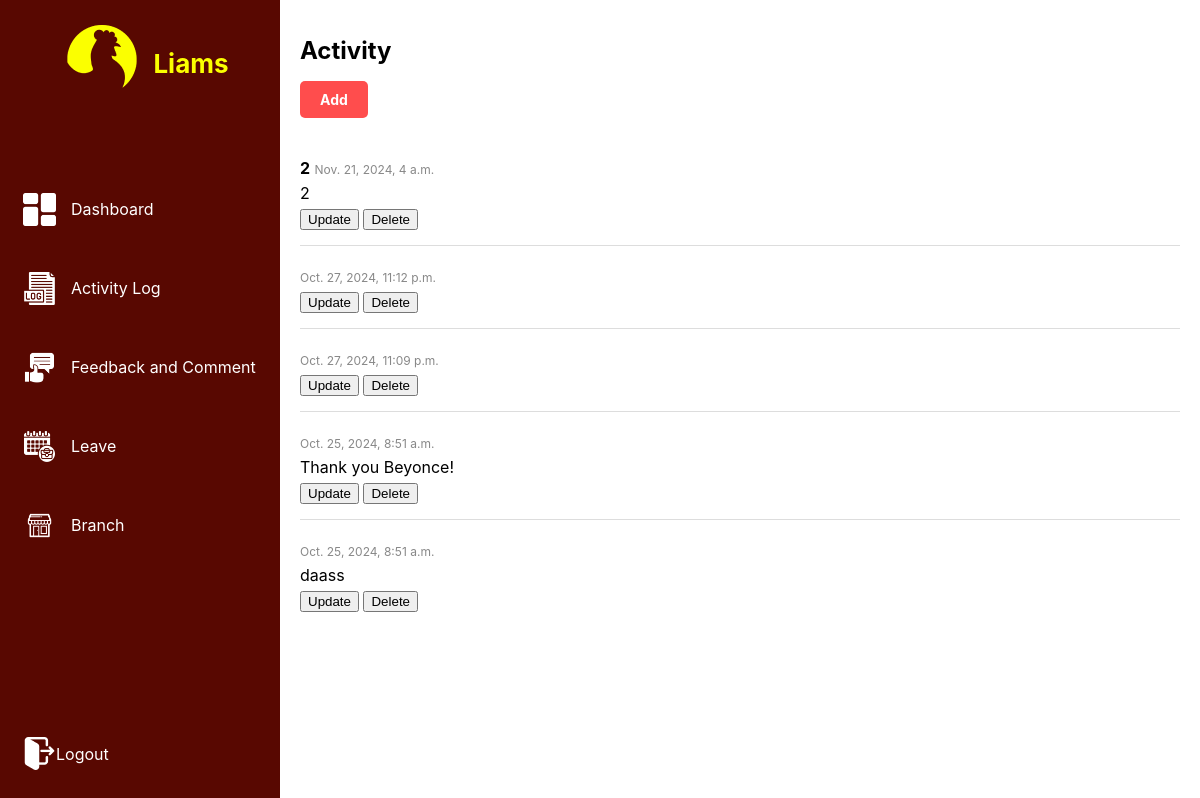
Before: /activity with the older database file.
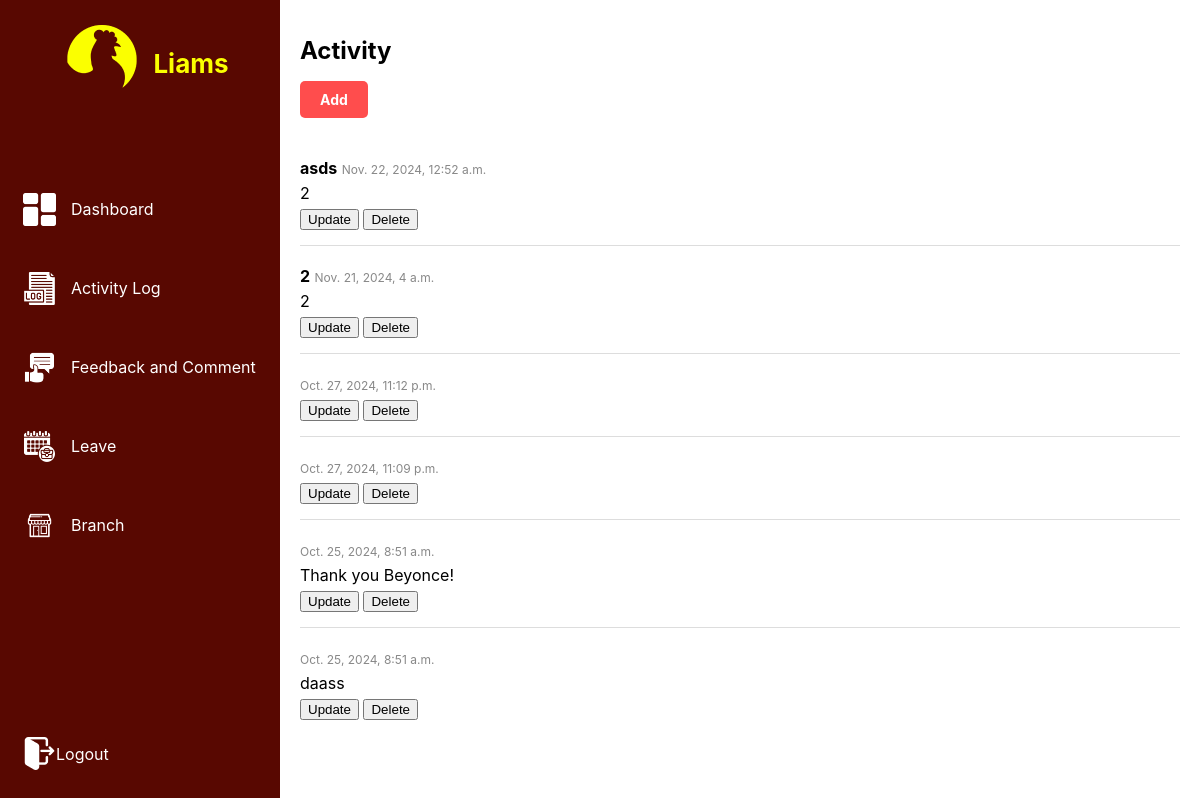
After: the same page with the newer database file.
### activity_logs/models.py (models this page shows, shortened)
class Activity(models.Model):
    user = models.CharField(max_length=500)
    message = models.TextField()
    timestamp = models.DateTimeField(auto_now_add=True)

### activity_logs/views.py (the view)
# urls.py: path('', views.activity_list, name='activity_list'),
def activity_list(request):
    activities = Activity.objects.all().order_by('-timestamp')
    return render(request, 'activity_list.html', {'activities': activities})

### activity_logs/templates/activity_list.html (shortened to what this page needs)
<!DOCTYPE html>
<html lang="en">
<head>
    {% load static %}
    <link rel="stylesheet" href="{% static 'css/style.css' %}">
</head>
<body>
    {% load static %}
    <div class="container">
        <aside class="sidebar">
            <div class="brand">
                <img src="{% static 'images/liams_logo.png' %}" alt="Brand Logo">
                <h1>Liams</h1>
            </div>
            <nav class="menu">
                <a href="{% url 'dashboard' %}" class="menu-item">
                    <img src="{% static 'images/dashboard.png' %}" alt="Dashboard Icon">
                    Dashboard
                </a>
                <a href="{% url 'activity_list' %}" class="menu-item">
                    <img src="{% static 'images/activity_log.png' %}" alt="Activity Icon">
                    Activity Log
                </a>
                <a href="{% url 'feedback_list' %}" class="menu-item">
                    <img src="{% static 'images/feedback_comment.png' %}" alt="Feedback Icon">
                    Feedback and Comment
                </a>
                <a href="{% url 'leave_list' %}" class="menu-item">
                    <img src="{% static 'images/leave.png' %}" alt="Leave Icon">
                    Leave
                </a>
                <a href="{% url 'branch_list' %}" class="menu-item">
                    <img src="{% static 'images/branch.png' %}" alt="Branch Icon">
                    Branch
                </a>
            </nav>
            <a href="{% url 'logout' %}" class="logout-btn-sidebar">
                <img src="{% static 'images/logout.png' %}" alt="Logout Icon">
                Logout
            </a>
        </aside>
        <div class="main-content">
            <h1>Activity</h1>
            <a href="{% url 'add_activity' %}" class="add-button">Add</a>
            <div class="activity-log">
                {% for activity in activities %}
                    <div class="activity-item">
                        <p><strong>{{ activity.user }}</strong> <span class="timestamp">{{ activity.timestamp }}</span></p>
                        <p>{{ activity.message }}</p>
                        <form action="{% url 'update_activity' activity.id %}" method="get" style="display: inline;">
                            <button type="submit">Update</button>
                        </form>
                        <form action="{% url 'delete_activity' activity.id %}" method="post" style="display: inline;">
                            <button type="submit">Delete</button>
                        </form>
                    </div>
                {% endfor %}
            </div>
        </div>
    </div>
</body>
</html>

Changed rows visible on the page:
added Activity: user "asds", timestamp "Nov. 22, 2024, 12:52 a.m.", message "2"
